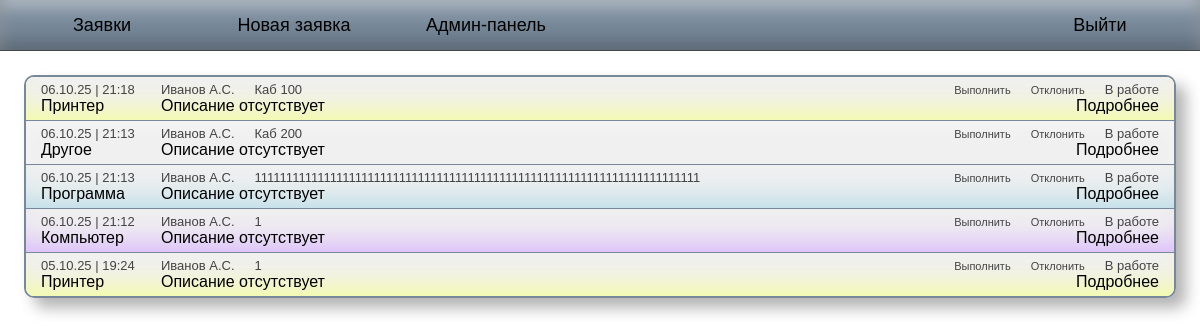
Page /board (signed in) on the committed database.
### main/models.py (models this page shows, shortened)
class Request(models.Model):
    request_type = [
        ('PRINTER', 'Принтер'),
        ('SOFTWARE', 'Программа'),
        ('HARDWARE', 'Компьютер'),
        ('ETC', 'Другое'),
    ]
    status_choices = [
        ('WORKING', 'В работе'),
        ('COMPLETED', 'Выполнено'),
        ('REJECTED', 'Отклонено'),
    ]
    request_text = models.CharField(max_length=2048, null=True, blank=True,
                                    default='Описание отсутствует')
    place = models.CharField(max_length=128, null=False)
    request_date = models.DateTimeField(null=False)
    sender = models.ForeignKey(Worker, on_delete=models.CASCADE)
    category = models.CharField(choices=request_type)
    status = models.CharField(choices=status_choices, default='WORKING')

class Worker(models.Model):
    worker_roles = [
        ('admin', 'Администратор'),
        ('worker', 'Сотрудник'),
    ]
    user = models.OneToOneField(User, on_delete=models.CASCADE)
    role = models.CharField(choices=worker_roles, default='worker')
    full_name = models.CharField(max_length=255, null=False)

### main/views.py (the view)
# urls.py: path('board', board_view, name='board'),
@login_required(login_url='login')
def board_view(request):
    worker = Worker.objects.get(user=request.user)
    role = get_role(request.user)
    if role == 'admin':
        requests = Request.objects.all()
    else:
        requests = Request.objects.filter(sender=worker)
    requests = requests.order_by('-request_date')
    return render(request, 'requests.html', {
        'requests': requests,
    })

### main/views.py (called while the page is built)
def get_role(user):
    worker = Worker.objects.get(user=user)
    if worker.role == 'admin':
        return 'admin'
    if worker.role == 'worker':
        return 'worker'

### templates/requests.html (shortened to what this page needs)
{% extends 'header.html' %}
{% load static %}
{% block styles %}
    <link href="{% static '/css/requests.css' %}" rel="stylesheet">
{% endblock styles %}
{% block body %}
<div class="requests-content">
    {% if not requests %}
        <div class="errors-container">
            <p class="error-message"> Нет заявок</p>
        </div>
    {% else %}
        <div class="requests-wrapper">
            {% for request in requests %}
                {% if request.category == 'PRINTER' %}
                <div class="request-wrapper printer">
                {% elif request.category == 'SOFTWARE' %}
                <div class="request-wrapper software">
                {% elif request.category == 'HARDWARE' %}
                <div class="request-wrapper hardware">
                {% elif request.category == 'ETC' %}
                <div class="request-wrapper etc">
                {% endif %}
                    <div class="request-header">
                        <span class="request-time">
            {{ request.request_date|date:"d.m.y" }} | {{ request.request_date|time:"H:i" }}
                        </span>
                        <span class="request-from">{{ request.sender.full_name }}</span>
                        <span class="request-place">{{ request.place }}</span>
                        {% if user.worker.role == 'admin' %}
            <div class="complete-btn-wrapper"><button class="complete-btn">Выполнить</button></div>
            <div class="reject-btn-wrapper"><button class="reject-btn">Отклонить</button></div>
                        {% elif request.sender == user.worker %}
            <div class="reject-btn-wrapper"><button class="reject-btn">Отозвать</button></div>
                        {% endif %}
                        <div class="request-status">{{ request.get_status_display }}</div>
                    </div>
                    <div class="request-body">
                        <span class="request-category">{{ request.get_category_display }}</span>
                        <span class="request-name">{{ request.request_text|truncatechars:'100' }}</span>
                        <span style="text-align: right;">
                            <a class="request" href="/board/{{ request.id }}">Подробнее</a>
                        </span>
                    </div>
                </div>
            {% endfor %}
        </div>
    {%endif %}
</div>
{% endblock %}

### static/css/header.css (style rules this page uses)
body { background: white; margin: 0; font-family: Calibri, sans-serif; }

### rows in the picture
Request: request_date "06.10.25", request_date "21:18", sender.full_name "Иванов А.С.", place "Каб 100", status "В работе", category "Принтер", request_text "Описание отсутствует"
Request: request_date "06.10.25", request_date "21:13", sender.full_name "Иванов А.С.", place "Каб 200", status "В работе", category "Другое", request_text "Описание отсутствует"
Request: request_date "06.10.25", request_date "21:13", sender.full_name "Иванов А.С.", place "11111111111111111111111111111111111111111111111111111111111111111111111", status "В работе", category "Программа", request_text "Описание отсутствует"
Request: request_date "06.10.25", request_date "21:12", sender.full_name "Иванов А.С.", place "1", status "В работе", category "Компьютер", request_text "Описание отсутствует"
Request: request_date "05.10.25", request_date "19:24", sender.full_name "Иванов А.С.", place "1", status "В работе", category "Принтер", request_text "Описание отсутствует"
